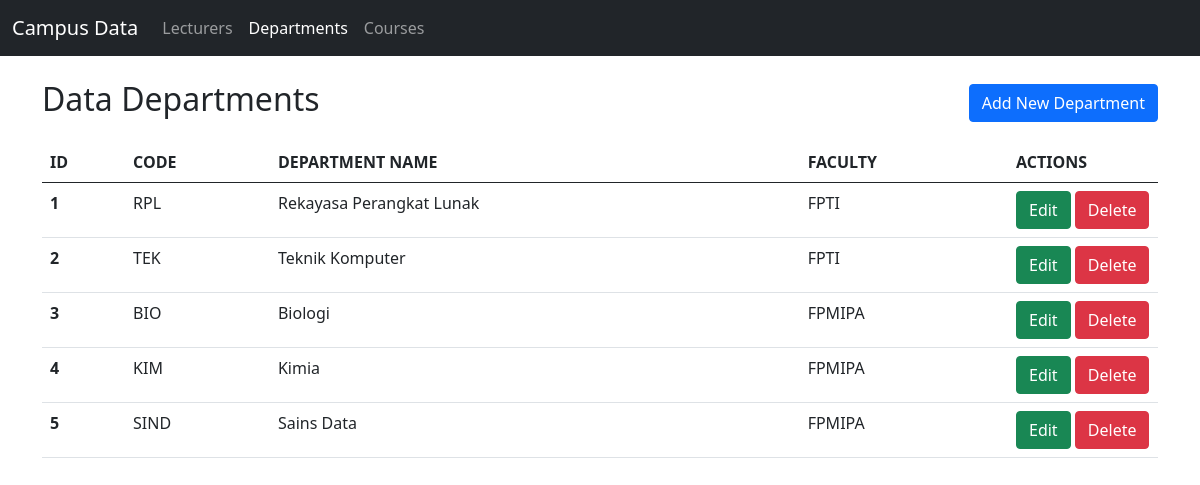
The page /Project/index.php?controller=department&action=index on the database its author committed.
### tables this page shows
CREATE TABLE departments (
  id INT(11) NOT NULL AUTO_INCREMENT,
  code VARCHAR(10) NOT NULL,
  name VARCHAR(100) NOT NULL,
  faculty VARCHAR(100) NOT NULL,
  PRIMARY KEY (id)
);

### Project/controllers/Controller.php (called while the page is built, shortened)
<?php
class Controller
{
    protected function render(string $view, array $data = []): void
    {
        extract($data);
        require __DIR__ . '/../views/' . $view . '.php';
    }
}

### Project/controllers/DepartmentController.php (called while the page is built, shortened)
<?php
require_once __DIR__ . '/Controller.php';
class DepartmentController extends Controller
{
    private Department $departmentModel;
    public function __construct()
    {
        $this->departmentModel = new Department();
    }
    public function index(): void
    {
        $this->render('departments/index', [
            'pageTitle'        => 'Departments',
            'activeController' => 'department',
            'departments'      => $this->departmentModel->getAll(),
        ]);
    }
}

### Project/index.php (called while the page is built, shortened)
<?php
$action = $_GET['action'] ?? 'index';
$controllerInstance = new $controllerName();
$controllerInstance->$action();

### Project/models/Model.php (called while the page is built, shortened)
<?php
class Model
{
    protected mysqli $conn;
    public function __construct()
    {
        require __DIR__ . '/../config/connection.php';
        $this->conn = new mysqli(
            $db_config['servername'],
            $db_config['username'],
            $db_config['password'],
            $db_config['db_name']
        );
        $this->conn->set_charset('utf8mb4');
    }
    protected function executeQuery(string $sql, string $types = '', array $params = []): mysqli_stmt
    {
        $stmt = $this->conn->prepare($sql);
        if (!$stmt->execute()) {
            die('Execute failed: ' . $stmt->error);
        }
        return $stmt;
    }
    protected function fetchAll(string $sql, string $types = '', array $params = []): array
    {
        $stmt = $this->executeQuery($sql, $types, $params);
        $result = $stmt->get_result();
        $rows = $result ? $result->fetch_all(MYSQLI_ASSOC) : [];
        return $rows;
    }
}

### Project/config/connection.php (called while the page is built)
<?php
$db_config = [
    'servername' => 'localhost',
    'username'   => 'root',
    'password'   => '',
    'db_name'    => 'tp_mvc25',
];

### Project/models/Department.php (called while the page is built, shortened)
<?php
require_once __DIR__ . '/Model.php';
class Department extends Model
{
    public function getAll(): array
    {
        $sql = 'SELECT * FROM departments ORDER BY id ASC';
        return $this->fetchAll($sql);
    }
}

### Project/views/departments/index.php (the view)
<?php require __DIR__ . '/../templates/header.php'; ?>
<div class="d-flex justify-content-between align-items-center mb-3">
  <h2>Data Departments</h2>
  <a class="btn btn-primary" href="index.php?controller=department&action=create">Add New Department</a>
</div>
<div class="table-responsive">
  <table class="table">
    <thead>
      <tr>
        <th>ID</th>
        <th>CODE</th>
        <th>DEPARTMENT NAME</th>
        <th>FACULTY</th>
        <th style="width: 150px;">ACTIONS</th>
      </tr>
    </thead>
    <tbody>
      <?php if (!empty($departments)): ?>
        <?php foreach ($departments as $row): ?>
          <tr>
            <th><?= htmlspecialchars((string) $row['id']) ?></th>
            <td><?= htmlspecialchars($row['code']) ?></td>
            <td><?= htmlspecialchars($row['name']) ?></td>
            <td><?= htmlspecialchars($row['faculty']) ?></td>
            <td>
              <a class="btn btn-success" href="index.php?controller=department&action=edit&id=<?= (int) $row['id'] ?>">Edit</a>
              <a class="btn btn-danger" href="index.php?controller=department&action=delete&id=<?= (int) $row['id'] ?>" onclick="return confirm('Delete this department?')">Delete</a>
            </td>
          </tr>
        <?php endforeach; ?>
      <?php else: ?>
        <tr>
          <td colspan="5" class="text-center text-muted">No department data available.</td>
        </tr>
      <?php endif; ?>
    </tbody>
  </table>
</div>
<?php require __DIR__ . '/../templates/footer.php'; ?>

### rows shown on the page
departments: id "1", code "RPL", name "Rekayasa Perangkat Lunak", faculty "FPTI"
departments: id "2", code "TEK", name "Teknik Komputer", faculty "FPTI"
departments: id "3", code "BIO", name "Biologi", faculty "FPMIPA"
departments: id "4", code "KIM", name "Kimia", faculty "FPMIPA"
departments: id "5", code "SIND", name "Sains Data", faculty "FPMIPA"
